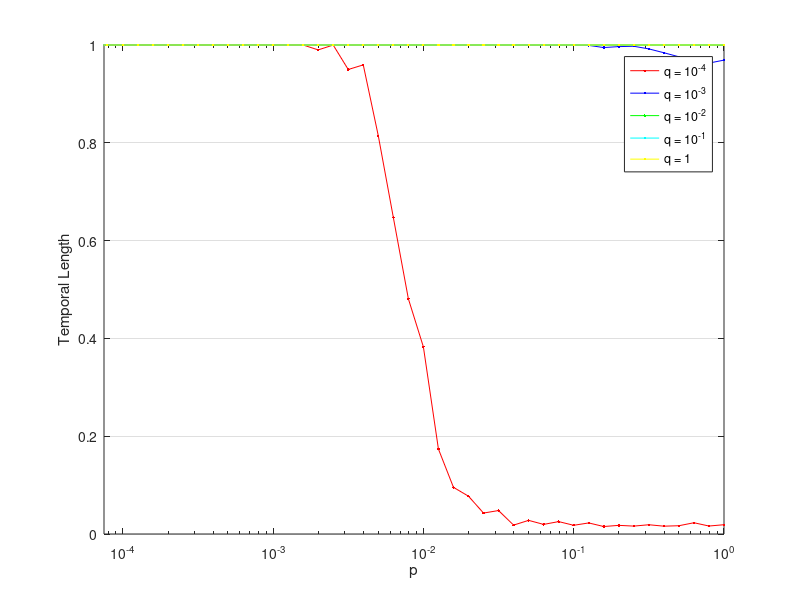

The MATLAB source for this figure:
%  read labels and x-y data
load MarkovTemporalMetricsPlots_100_0_0001.dat;     %  read data into the my_xy matrix
Prob = MarkovTemporalMetricsPlots_100_0_0001(:,2);     %  copy first column of my_xy into x
Eff1 = MarkovTemporalMetricsPlots_100_0_0001(:,5);     %  and second column into y

load MarkovTemporalMetricsPlots_100_0_0010.dat;     %  read data into the my_xy matrix
Eff2 = MarkovTemporalMetricsPlots_100_0_0010(:,5);     %  and second column into y

load MarkovTemporalMetricsPlots_100_0_0100.dat;     %  read data into the my_xy matrix
Eff3 = MarkovTemporalMetricsPlots_100_0_0100(:,5);     %  and second column into y

load MarkovTemporalMetricsPlots_100_0_1000.dat;     %  read data into the my_xy matrix
Eff4 = MarkovTemporalMetricsPlots_100_0_1000(:,5);     %  and second column into y

load MarkovTemporalMetricsPlots_100_1_0000.dat;     %  read data into the my_xy matrix
Eff5 = MarkovTemporalMetricsPlots_100_1_0000(:,5);     %  and second column into y

semilogx(Prob,Eff1,'r.-',Prob,Eff2,'b.-',Prob,Eff3,'g.-',Prob,Eff4,'c.-',Prob,Eff5,'y.-');
xlabel('p');           % add axis labels and plot title
ylabel('Temporal Length');
axis([0.000075 1.000 0.0 1.000],[0.000075 1.000 0.0 1.000]);
set(gca,'XScale','log','XGrid','off','YGrid','on');
%set(gca,'gridlinestyle','--')
%grid on;
legend('q = 10^{-4}','q = 10^{-3}','q = 10^{-2}','q = 10^{-1}','q = 1');

%title('Mean monthly precipitation at Portland International Airport');
%plot(Prob,EffSim,'bx-',Prob,EffTheor,'ro-');     %  plot precip vs. month with circles
